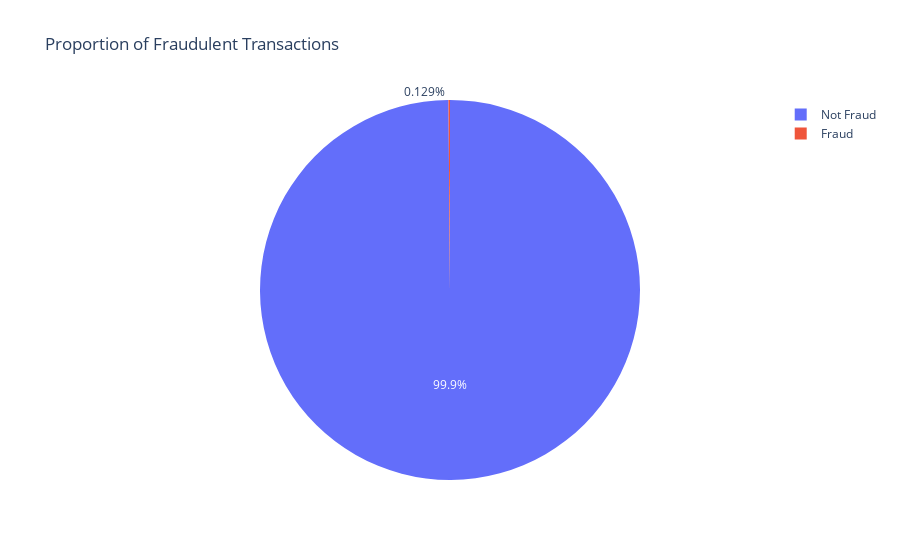

The notebook cell this image was saved under:
### Code cell
fraud_counts = df["isFraud"].value_counts()
labels = ['Not Fraud', 'Fraud']

fig2 = px.pie(values=fraud_counts.values, 
              names=labels, 
              title="Proportion of Fraudulent Transactions")
fig2.show()

### Figure 1 — Plotly figure (JSON) as saved in the notebook; plotly's stock layout.template omitted (floating-point values rounded to 4 significant figures)
{"data": [{"domain": {"x": [0, 1], "y": [0, 1]}, "hovertemplate": "label=%{label}<br>value=%{value}<extra></extra>", "labels": ["Not Fraud", "Fraud"], "legendgroup": "", "name": "", "showlegend": true, "type": "pie", "values": [6354407, 8213]}], "layout": {"legend": {"tracegroupgap": 0}, "title": {"text": "Proportion of Fraudulent Transactions"}}}
